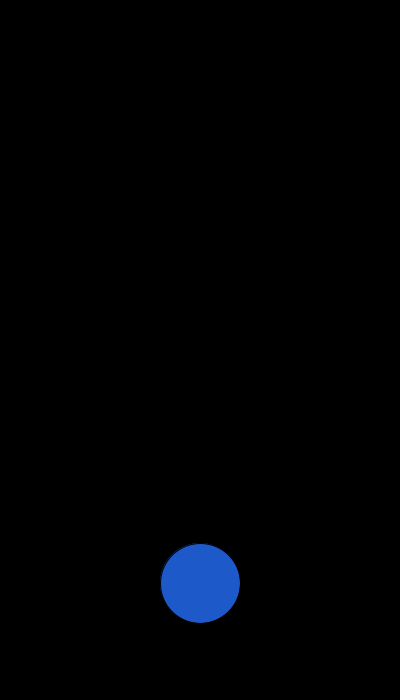
Frame 1 (no input)
Frame 60 (the mouse pressed at the canvas centre just before this capture): identical to frame 1, image omitted
Frame 120 (the mouse held since frame 60 and released just before this capture): identical to frame 1, image omitted

The Processing sketch that drew this single still picture (run headless with seeded random() and noise(); from frame 60 on, the mouse is pressed at the canvas centre):

// Processing sketch: Popup_template
// ── Popup_template.pde
Button b ;
float pp = 0 ;
void setup() { 
  size(400, 700);
  b = new Button( width/2, height*5/6, 40, color(29, 89, 200) ) ;
}

void draw() {
  background(0) ;
  b.display() ; 
  if ( pp > 0 ) popupbox("< Disabling all notifications >" , new String[]{"Yes" , "No"}  , 10) ;
}
void popupbox(String title , String[] options , float x) {
  float boxwidth = width*8/10 ; 
  float xmargin = width/10 ; 
  fill(50) ; 
  rectMode(CORNERS) ;
  rect( xmargin , height*3/10, xmargin + pp, height*7/10 ) ;
  if ( pp < boxwidth ) pp += map(pp, 0, width*8/10, 15, 0.5 ) ;
  fill(20, 100, 80, 255*pp*10/(width*8)) ; 
  rect( width*9/10 - pp, height*3/10, width*9/10, height*3/10 - width/8 ) ;
  textAlign(CENTER, BOTTOM) ;
  textSize(width/10) ;  
  if ( textWidth(title) > width*8/10 ) textSize((width*1.5)/(title.length())) ; 

  fill(255*pp*10/(width*8), 255*pp*10/(width*8)) ; 
  text(title, width/2, height*3/10 ) ;
  
  for( String s : options ) { 
  }
}

void mousePressed() { 
  if ( dist( mouseX, mouseY, b.x, b.y ) < b.r ) pp = 1 ;
}
class Button { 
  float x, y, r ; 
  color c ; 
  Button(float x_, float y_, float r_, color c_) {
    x = x_ ; 
    y = y_ ; 
    r = r_ ;
    c = c_ ;
  }
  void display() { 
    fill(c) ; 
    circle( x, y, r*2 ) ;
  }
}
